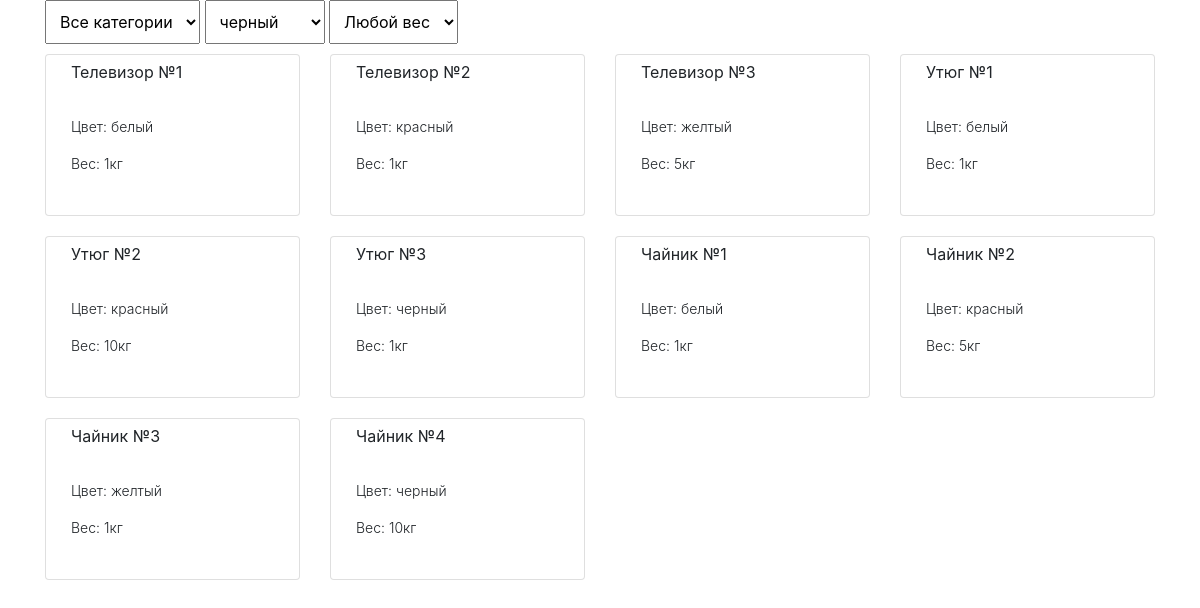
The page / on the database its author committed.
### tables this page shows
CREATE TABLE `products` (
  `id` int NOT NULL,
  `title` varchar(30) NOT NULL,
  `cat` varchar(30) NOT NULL,
  `color` varchar(30) NOT NULL,
  `weight` varchar(30) NOT NULL
);

### index.php (the view, shortened to what this page needs)
<?php
require_once 'db/db.php';
$products = $connect->query("SELECT * FROM products")
    ->fetchAll(PDO::FETCH_ASSOC);
$cats = $connect->query("SELECT cat FROM cats")
->fetchAll(PDO::FETCH_ASSOC);
$colors = $connect->query("SELECT color FROM colors")
->fetchAll(PDO::FETCH_ASSOC);
?>
<!DOCTYPE html>
<html lang="en">
<head>
    <link rel="stylesheet" href="https://stackpath.bootstrapcdn.com/bootstrap/4.3.1/css/bootstrap.min.css">
    <link rel="stylesheet" href="css/style.css">
</head>
<body>
    <div class="container">
        <div class="select">
            <select name="cat" id="cat">
                <option value="all">Все категории</option>
                <?php foreach ($cats as $cat) { ?>
                <option value="<?=$cat['cat'] ?>"<?php if ($_SESSION['cat']==$cat['cat']) {
                    echo 'selected';}?>><?=$cat['cat'] ?></option>
                <?php } ?>
            </select>
            <select name="color" id="color">
                <?php foreach ($colors as $color) { ?>
                <option value="<?=$color['color'] ?>"<?php if ($_SESSION['color']==$cat['color']) {
                    echo 'selected';}?>><?=$color['color'] ?></option>
                <?php } ?>
            </select>
            <select name="weight" id="weight">
                <option value="all">Любой вес</option>
            </select>
        </div>
        <div class="row cards-block">
            <?php
            require_once 'actions/query.php';
            ?>
        </div>
    </div>
</body>
</html>

### actions/query.php (shortened to what this page needs)
<?php
$query = "SELECT * FROM products WHERE";
$query = trim($query, 'WHERE');
$query = trim($query, 'AND');
$products = $connect->query($query)
->fetchALL(PDO::FETCH_ASSOC);
foreach ($products as $product){
?>
<div class="col-3">
    <div class="card">
        <div class="card-title"><?=$product['cat']?> <?=$product['title']?></div>
        <div class="card-body">
            <p class="lead">Цвет: <?=$product['color']?></p>
            <p class="lead">Вес: <?=$product['weight']?></p>
        </div>
    </div>
</div>
<?
}

### css/style.css (style rules this page uses)
select { padding: 10px; cursor: pointer; }
.card { font-size: 16px; margin: 10px 0; padding: 5px; }
.card .card-title { padding-left: 20px; }
.lead { font-size: 14px; }

### rows shown on the page
products: cat "Телевизор", title "№1", color "белый", weight "1кг"
products: cat "Телевизор", title "№2", color "красный", weight "1кг"
products: cat "Телевизор", title "№3", color "желтый", weight "5кг"
products: cat "Утюг", title "№1", color "белый", weight "1кг"
products: cat "Утюг", title "№2", color "красный", weight "10кг"
products: cat "Утюг", title "№3", color "черный", weight "1кг"
products: cat "Чайник", title "№1", color "белый", weight "1кг"
products: cat "Чайник", title "№2", color "красный", weight "5кг"
products: cat "Чайник", title "№3", color "желтый", weight "1кг"
products: cat "Чайник", title "№4", color "черный", weight "10кг"

### other values the page prints
form field color "черный"
